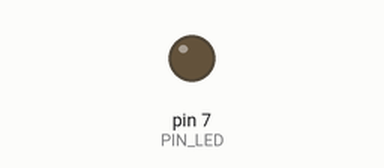
Simulated run of this sketch. Board: Arduino Uno, built with avr-gcc and run on an emulated ATmega328P. On the bench: output pins drawn as LEDs (lit = HIGH). Dashed ring = blinking. What the sketch prints to the serial monitor is not drawn. At 2.2 s the program stops and its outputs stay as they are.

Above: at 0.5 s.
At 1.95 s:
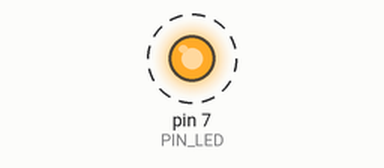
Timing chart, 0 to 3.0 s (numbered marks = the images above):
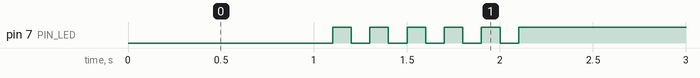

Measured:
- by itself, pin 7 (PIN_LED): alternates HIGH for 0.10 s and LOW for 0.10 s, 11 changes in all, then stays HIGH

The sketch:

05_pratice_2.ino
```cpp
#define PIN_LED 7
unsigned int count, toggle;

void setup() {
  pinMode(PIN_LED, OUTPUT);
  Serial.begin(115200); // Initialize serial port
  while (!Serial) {
    ; // wait for serial port to connect.
  }
  Serial.println("Hello World!");
}

void loop() {
  digitalWrite(PIN_LED, 0);
  delay(1000);
  for(int i=0; i<6; i++)
  {
    digitalWrite(PIN_LED, 0);
    delay(100);
    digitalWrite(PIN_LED, 1);
    delay(100);
  }
  while(1)
  {

  }
}
```
